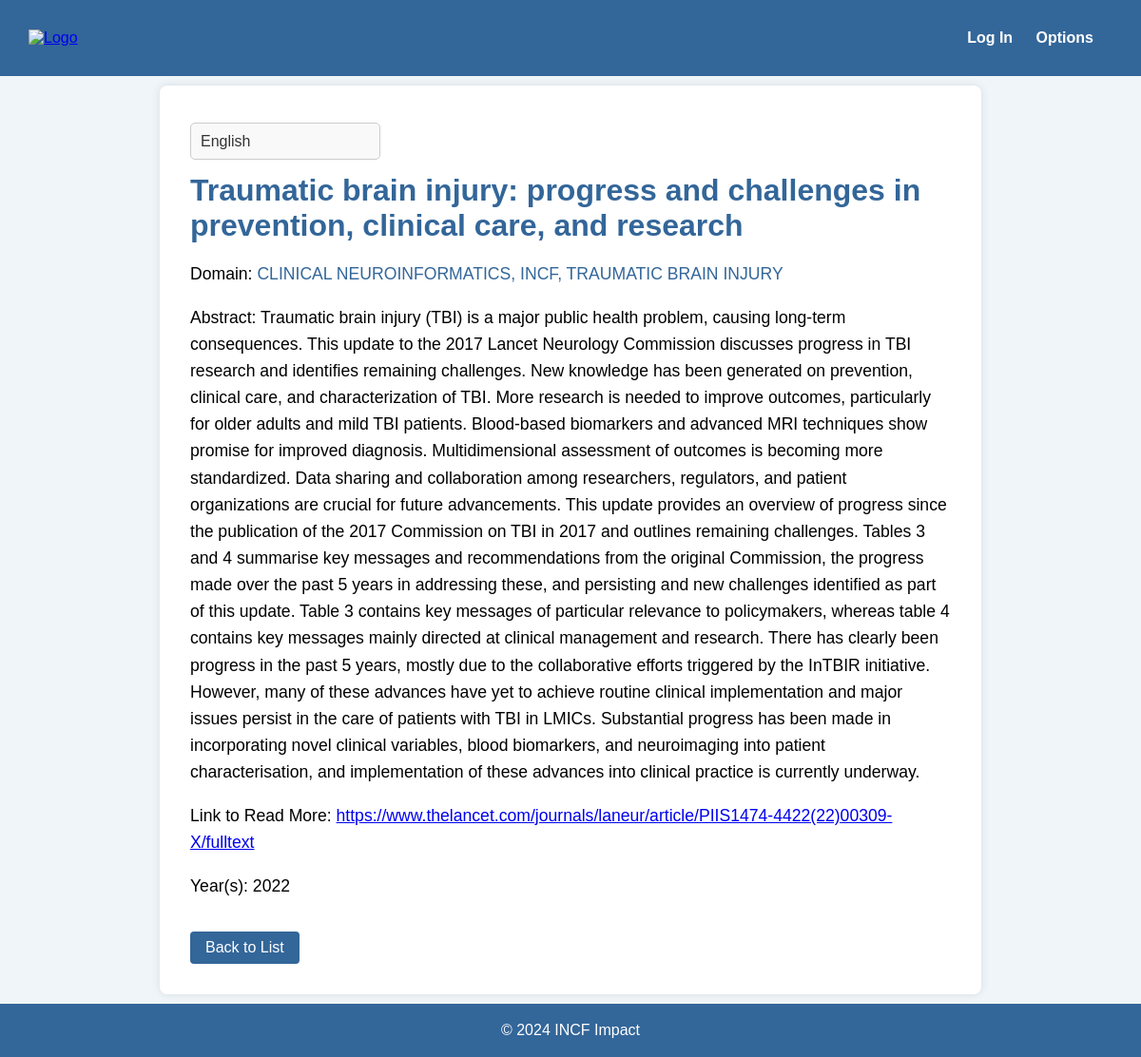
Page /publication/1/ on the committed database.
### Visualization/models.py (models this page shows)
class Publication(models.Model):
    title=models.CharField(max_length=350)
    abstract=models.TextField(blank=True, null=True)
    domain=models.CharField(max_length=150)
    year=models.IntegerField()
    link=models.URLField(blank=True,null=True)

### Visualization/views.py (the view)
# urls.py: path("publication/<int:id>/", views.PublicationDetailView.as_view(), name='publication_detail'),
class PublicationDetailView(View):
    def get(self, request, id):
        publication=get_object_or_404(Publication, id=id)
        return render(request, 'publication_detail.html', {'publication':publication})

### templates/publication_detail.html (shortened to what this page needs)
<!DOCTYPE html>
<html>
<head>
</head>
<body>
    {% include 'header.html' %}
    <main class="publication-details">
        <select id="language-selector">
            <option value="eng">English</option>
        </select>
        <h1 id="publication-title">{{ publication.title }}</h1>
        <p>Domain: <span style="color: #336699; text-transform: uppercase;">{{ publication.domain }}</span></p>
        <p id="publication-abstract">Abstract: {{ publication.abstract }}</p>
        <p>Link to Read More: <a href="{{ publication.link }}" target="_blank">{{ publication.link }}</a></p>
        <p>Year(s): {{ publication.year }}</p>
        <a class="back-link" href="{% url 'publication_list' %}">Back to List</a>
    </main>
    {% include 'footer.html' %}
</body>
</html>

### rows in the picture
Publication: title "Traumatic brain injury: progress and challenges in prevention, clinical care, and research", domain "CLINICAL NEUROINFORMATICS, INCF, TRAUMATIC BRAIN INJURY", abstract "Traumatic brain injury (TBI) is a major public health problem, causing long-term consequences. This update to the 2017 Lancet Neurology Commission discusses progress in TBI research and identifies remaining challenges. New knowledge has been generated on prevention, clinical care, and characterization of TBI. More research is needed to improve outcomes, particularly for older adults and mild TBI patients. Blood-based biomarkers and advanced MRI techniques show promise for improved diagnosis. Multidimensional assessment of outcomes is becoming more standardized. Data sharing and collaboration among researchers, regulators, and patient organizations are crucial for future advancements. This…", link "https://www.thelancet.com/journals/laneur/article/PIIS1474-4422(22)00309-X/fulltext", year "2022"
